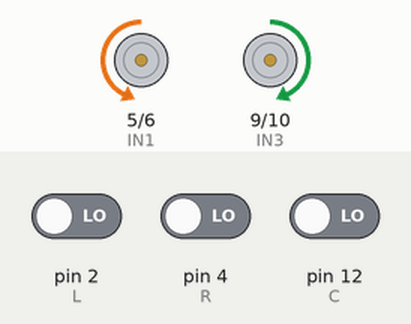
Recording of a sketch running on a simulated Arduino Uno, built with avr-gcc and run on an emulated ATmega328P. On the bench: motor-driver pin pairs drawn as motors (green arrow = first pin HIGH = forward, orange = second pin HIGH = backward, longer = more drive, scaled by the enable pin). The inputs (shaded band) are chosen by the test bench; at power-on: pin 2 (L) LOW, pin 4 (R) LOW, pin 12 (C) LOW.

Above: at 1.2 s.
1.3 s: pin 2 (L) driven HIGH
At 4.1 s:
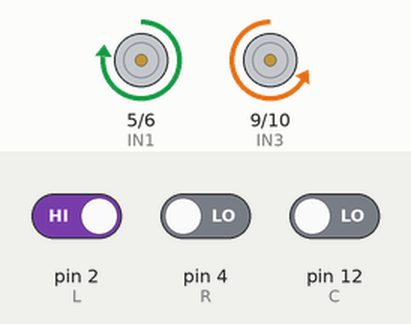
4.3 s: pin 4 (R) driven HIGH
At 4.9 s:
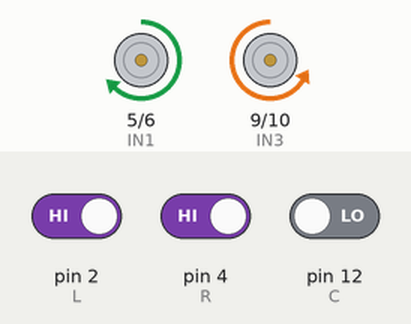
5.8 s: pin 2 (L) driven LOW
At 6.25 s:
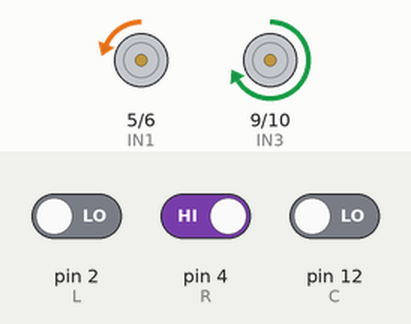
8.8 s: pin 12 (C) driven HIGH
10.8 s: pin 2 (L) driven HIGH and pin 4 (R) driven LOW and pin 12 (C) driven LOW
At 12.15 s:
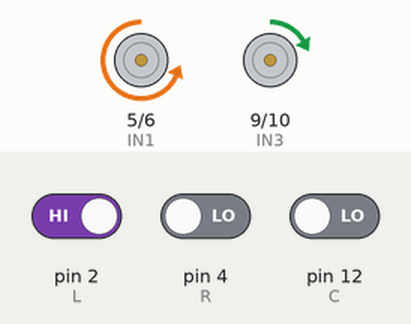
Timing chart, 0 to 14.8 s (numbered marks = the images above; inputs shaded):
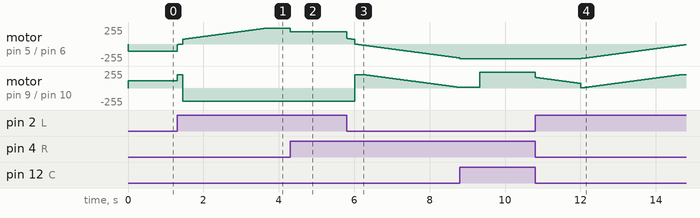

Measured:
- after the input at 1.3 s, motor on pin 5 (IN1) / pin 6 (IN2): moves from backward 110/255 to forward 240/255 over 2.4 s, starting at once; motor on pin 9 (IN3) / pin 10 (IN4): forward 110/255 → forward 200/255 at once, → backward 200/255 0.15 s later
- after the input at 4.3 s, motor on pin 5 (IN1) / pin 6 (IN2): forward 240/255 → forward 184/255 at once
- after the input at 5.8 s, motor on pin 5 (IN1) / pin 6 (IN2): moves from forward 184/255 to backward 209/255 over 3.0 s, starting at once
- after the input at 10.8 s, motor on pin 5 (IN1) / pin 6 (IN2): moves from backward 220/255 to backward 10/255 over 2.8 s, starting after 1.2 s

The sketch:

Seguidor_de_linha__PID.ino
```cpp
  /////Definição dos pinos/////o programa q ta certo, ajuste so no ki e kd
  int L = 2; //Pino do sensor esquerdo
  int C = 12; //Pino do sensor central
  int R = 4; //Pino do sensor direito
 /////Pinos do Drive
  int ENA = 3; // Pino pra PWM
  int IN1 = 5; // Pinos pra controlar o sentido de rotação do motor
  int IN2 = 6;
  int IN3 = 9;
  int IN4 = 10;
  int ENB = 11; // Pino pra PWM
  ////////////////////////////

  ///Declaração das Variáveis////
  int V = 180; // Valor da equação para achar o setpoint
  int constante = 110; //Constante usada para definir a velocidade dos motores
  int setPoint = 200; // Velocidade ideal dos motores
  int motorA; //Variável responsável pela velocidade dos motores
  int motorB;
  float kp = 2 , ki = 0.0015, kd = 110; //Variáveis de controle Proporcional, Integrativo e Derivativo
  int erro; // Variável do erro
  int Va; //Valor anterior da equação
  int t = 0, ta = 0, dt = 0; //Variáveis para obter o tempo, tempo anterior e diferença entre os tempos
  float P,I,D; //Variáveis que recebem os calculos dos controladores
///////////////////////////////////////

void setup() {

 pinMode(L, INPUT);
 pinMode(C, INPUT);
 pinMode(R, INPUT);
 pinMode(ENA, OUTPUT);
 pinMode(IN1, OUTPUT);
 pinMode(IN2, OUTPUT);
 pinMode(IN3, OUTPUT);
 pinMode(IN4, OUTPUT);
 pinMode(ENB, OUTPUT);

 digitalWrite(ENA, LOW);
 digitalWrite(IN1, LOW);
 digitalWrite(IN2, LOW);
 digitalWrite(IN3, LOW);
 digitalWrite(IN4, LOW);
 digitalWrite(ENB, LOW);
}

void loop() {
  ta = t;
  t = millis();
  dt = t - ta;
  int r = digitalRead(L); //Recebi as leituras do sensor infravermelho
  int c = digitalRead(C);
  int l = digitalRead(R);

//Inversão dos dados////
  if(l == 1){
    l = 0;
  } else {
    l = 1;
  }

  if(c == 1){
    c = 0;
  } else{
    c = 1;
  }

  if(r == 1){
    r = 0;
  } else {
    r = 1;
  }
//////////////////////////////////
  Va = V;
///Equação da Resultante/////
  if((l+r+c)!=0){

   V = (300*l + 200*c + 100*r)/(l+c+r);
  }
////////////////

  erro = setPoint - V; //Calculo do erro

  P = erro*kp; //Controlador Proporcional
  I+= erro*dt*ki; //Controlador Integrativo
  D = (kd*(V - Va))/dt; //Controlador Derivativo

  motorA = constante + (P + I + D); //Calculo para a velocidade dos motores
  motorB = constante - (P + I + D);

///Comandos////
  if(motorA > 220){
    motorA = 220;
  }

  if(motorB < -170){
    motorB = -170;
  }

  if(motorA < -170){
    motorA = -170;
  }

  if(motorB > 200){
    motorB = 200;
  }
  if (motorA>0 && motorB>0)
  Frente(motorA,motorB);
  if((motorA<0) && (motorB>0)){
    esquerda(-motorA,motorB);

  }
  if((motorA>0) && (motorB<0)){
    direita(motorA,-motorB);

  }

}

////Funções/////
void Frente(int a, int b){
  digitalWrite(IN1, 0);
  digitalWrite(IN2, 1);
  digitalWrite(IN3, 1);
  digitalWrite(IN4, 0);

  analogWrite(ENA, a);
  analogWrite(ENB, b);
}

void esquerda(int a, int b){
  digitalWrite(IN1, 1);
  digitalWrite(IN2, 0);
  digitalWrite(IN3, 0);
  digitalWrite(IN4, 1);

  analogWrite(ENA, a+70);
  analogWrite(ENB, b);
}

void direita(int a, int b){

  digitalWrite(IN1, 0);
  digitalWrite(IN2, 1);
  digitalWrite(IN3, 1);
  digitalWrite(IN4, 0);

  analogWrite(ENA, a);//-20
  analogWrite(ENB, b+70);//+50

}

void parar(){

  digitalWrite(IN1, LOW);
  digitalWrite(IN2, LOW);
  digitalWrite(IN3, LOW);
  digitalWrite(IN4, LOW);
  analogWrite(ENA, LOW);
  analogWrite(ENB, LOW);
}
```
